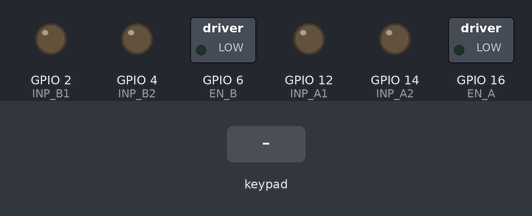
A sketch run on a simulated ESP32. Shown: switched loads named in the sketch (green lamp = pin HIGH), output pins drawn as LEDs (lit = HIGH). The inputs (shaded band) are chosen by the test bench. What the sketch prints to the serial monitor is not drawn.

Above: at 1.2 s.
1.3 s: key 'U' pressed
At 1.5 s:
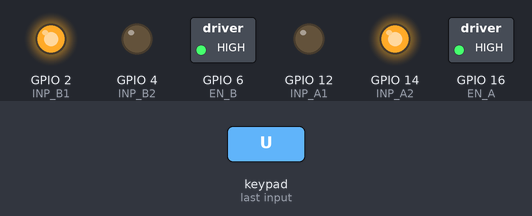
At 2.0 s:
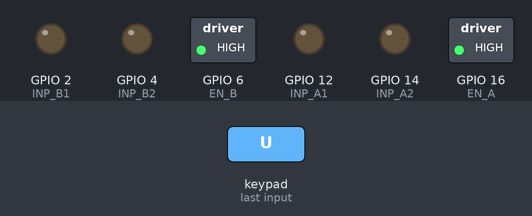
3.2 s: key 'T' pressed
At 4.0 s:
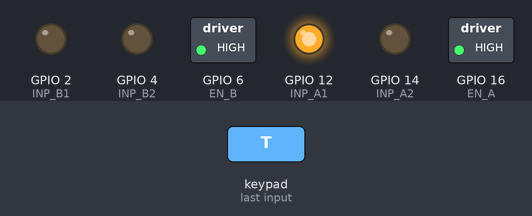
5.7 s: key 'D' pressed
Timing chart, 0 to 8.7 s (numbered marks = the images above; inputs shaded):
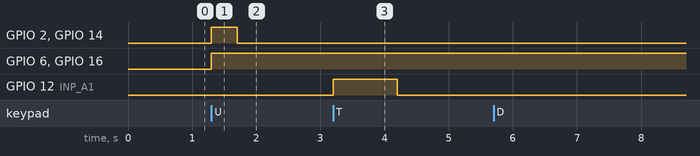

The sketch:

VROOM.ino
```cpp
#include<DabbleESP32.h>
#define CUSTOM_SETTINGS
#define INCLUDE_GAMEPAD_MODULE
int INP_B1=2;
int INP_B2=4;
int EN_B=6;
int INP_A1=12;
int INP_A2=14;
int EN_A=16;


void setup(){


  Serial.begin(9600);
  Dabble.begin("VROOM");


  pinMode(EN_A, OUTPUT);  // EN A1
  pinMode(INP_A1, OUTPUT);  // INP A1
  pinMode(INP_A2, OUTPUT); // INP A1
  ledcAttachPin(EN_A,0);
  ledcSetup(0,5000,8);

  pinMode(EN_B,OUTPUT); // EN B1
  pinMode(INP_B1,OUTPUT);  // IN1 B1
  pinMode(INP_B2,OUTPUT);  // IN2 B1
  ledcAttachPin(EN_B,1);
  ledcSetup(1,5000,8);
}

void loop() {
  int speed0=0;
  int speed1=37;
  int speed2=74;
  int speed3=111;
  int speed4=148;
  int speed5=185;
  int speed6=222;
  int speed7=255;

  Dabble.processInput();
  int xval = GamePad.getXaxisData(); // get x-axis data
  int yval = GamePad.getYaxisData(); // get y-axis data

  if (GamePad.isTrianglePressed()){ // TURN LEFT

    digitalWrite(EN_A, HIGH);  //for controlling the speed of the motor

    digitalWrite(INP_A1, HIGH); //for controlling the direction of the motor
    digitalWrite(INP_A2, LOW);

    //digitalWrite(EN_B, HIGH); //for controlling the speed of the motor

    //digitalWrite(INP_B1, HIGH); //for controlling the direction of the motor
    //digitalWrite(INP_B2, LOW);
    delay(1000);


  }

  if(yval==0 && xval < 4 && xval > -4){

    digitalWrite(INP_A1, LOW); //for controlling the direction of the motor
    digitalWrite(INP_A2, LOW);
    Serial.write("NO");
    digitalWrite(INP_B1, LOW); //for controlling the direction of the motor
    digitalWrite(INP_B2, LOW);

  }else if (yval==1 && xval < 4 && xval > -4){

    ledcWrite(0, speed1);  //for controlling the speed of the motor

    digitalWrite(INP_A1, LOW); //for controlling the direction of the motor
    digitalWrite(INP_A2, HIGH);

    ledcWrite(1, speed1); //for controlling the speed of the motor

    digitalWrite(INP_B1, HIGH); //for controlling the direction of the motor
    digitalWrite(INP_B2, LOW);

  }else if (yval==2 && xval < 4 && xval > -4){

    ledcWrite(0, speed2);  //for controlling the speed of the motor

    digitalWrite(INP_A1, LOW); //for controlling the direction of the motor
    digitalWrite(INP_A2, HIGH);

    ledcWrite(1, speed2); //for controlling the speed of the motor

    digitalWrite(INP_B1, HIGH); //for controlling the direction of the motor
    digitalWrite(INP_B2, LOW);

  }else if (yval==3 && xval < 4 && xval > -4){

    ledcWrite(0, speed3);  //for controlling the speed of the motor

    digitalWrite(INP_A1, LOW); //for controlling the direction of the motor
    digitalWrite(INP_A2, HIGH);

    ledcWrite(1, speed3); //for controlling the speed of the motor

    digitalWrite(INP_B1, HIGH); //for controlling the direction of the motor
    digitalWrite(INP_B2, LOW);

  }else if ((yval==4 && xval < 4 && xval > -4)){

    ledcWrite(0, speed4);  //for controlling the speed of the motor

    digitalWrite(INP_A1, LOW); //for controlling the direction of the motor
    digitalWrite(INP_A2, HIGH);

    ledcWrite(1, speed4); //for controlling the speed of the motor

    digitalWrite(INP_B1, HIGH); //for controlling the direction of the motor
    digitalWrite(INP_B2, LOW);

  }else if ((yval==5 && xval < 4 && xval > -4)){

    ledcWrite(0, speed5);  //for controlling the speed of the motor

    digitalWrite(INP_A1, LOW); //for controlling the direction of the motor
    digitalWrite(INP_A2, HIGH);

    ledcWrite(1, speed5); //for controlling the speed of the motor

    digitalWrite(INP_B1, HIGH); //for controlling the direction of the motor
    digitalWrite(INP_B2, LOW);

  }else if ((yval==6 && xval < 4 && xval > -4)){

    ledcWrite(0, speed6);  //for controlling the speed of the motor

    digitalWrite(INP_A1, LOW); //for controlling the direction of the motor
    digitalWrite(INP_A2, HIGH);

    ledcWrite(1, speed6); //for controlling the speed of the motor

    digitalWrite(INP_B1, HIGH); //for controlling the direction of the motor
    digitalWrite(INP_B2, LOW);

  }else if ((yval==7 && xval < 4 && xval > -4)){

    ledcWrite(0, speed7);  //for controlling the speed of the motor

    digitalWrite(INP_A1, LOW); //for controlling the direction of the motor
    digitalWrite(INP_A2, HIGH);

    ledcWrite(1, speed7); //for controlling the speed of the motor

    digitalWrite(INP_B1, HIGH); //for controlling the direction of the motor
    digitalWrite(INP_B2, LOW);
  }


}
```

Measured:
- after the input at 1.3 s, GPIO 2 (INP_B1), GPIO 14 (INP_A2): LOW → HIGH at once, → LOW 0.40 s later; GPIO 6 (EN_B), GPIO 16 (EN_A): LOW → HIGH at once
- after the input at 3.2 s, GPIO 12 (INP_A1): LOW → HIGH at once, → LOW 1.0 s later
- after the input at 5.7 s, every drawn part: stays the same
